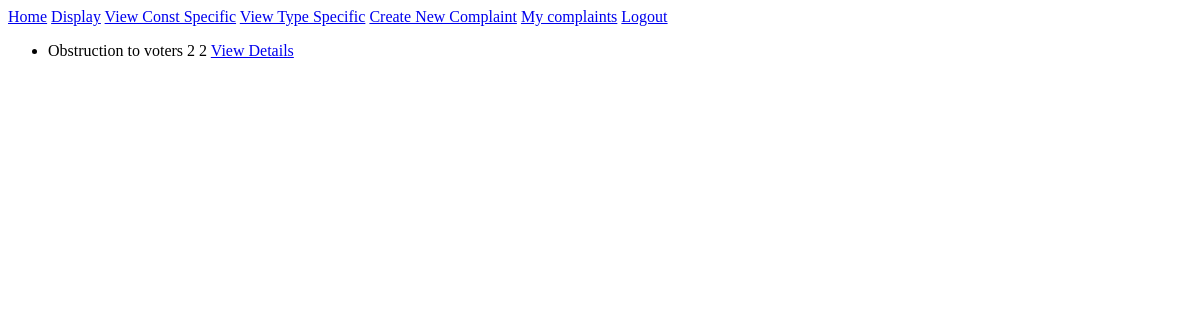
Page /complaints/by/ABC1234567 (signed in) on the earlier database version.
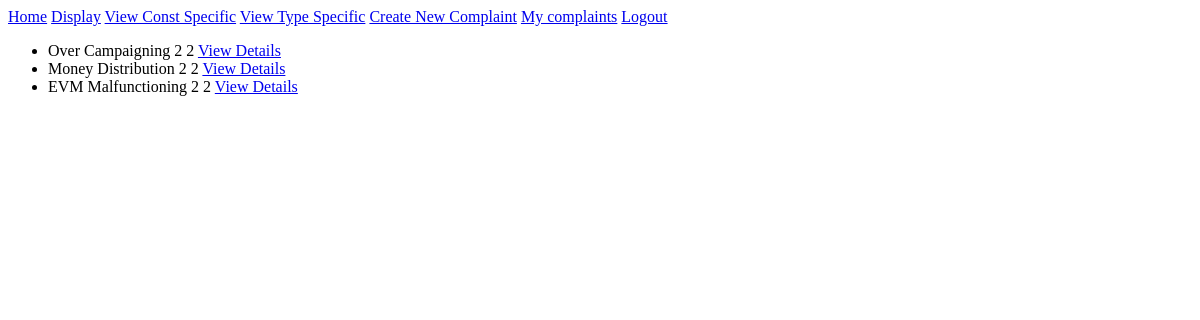
Same page on the later database version.
### complaints/models.py (models this page shows, shortened)
class Complaint(models.Model):
    user = models.ForeignKey(
        User, related_name='complaints', on_delete=models.CASCADE)
    COMPLAINT_CHOICES = []
    type_list = [u['type'] for u in acc_models.ComplaintType.objects.all().values('type')]
    for temp in type_list:
        COMPLAINT_CHOICES.append((temp,temp))
    choice = models.CharField(
        max_length=50, choices=COMPLAINT_CHOICES, blank=False)
    description = models.TextField(blank=True)
    file_upload = models.FileField(
        upload_to='files', blank=True)
    file_upload1 = models.FileField(
        upload_to='files', blank=True)
    file_upload2 = models.FileField(
        upload_to='files', blank=True)
    file_upload3 = models.FileField(
        upload_to='files', blank=True)
    file_upload4 = models.FileField(
        upload_to='files', blank=True)
    file_upload5 = models.FileField(
        upload_to='files', blank=True)
    created_at = models.DateTimeField(auto_now=True)
    viewed_complaint = models.BooleanField(default=False)
    class Meta():
        ordering = ['created_at']
        unique_together = ["user", "choice"]

### accounts/models.py (models this page shows, shortened)
class Voter(models.Model):
    user = models.OneToOneField(
        User, related_name="voter_details", on_delete=models.CASCADE)
    phone_num = models.PositiveIntegerField()
    cons_no = models.PositiveIntegerField(blank=False)
    booth_no = models.PositiveIntegerField(blank=False)

### complaints/views.py (the view)
# urls.py: path('by/<slug:username>', views.UserComplaints.as_view(), name='user_complaints'),
class UserComplaints(LoginRequiredMixin, generic.ListView):
    model = models.Complaint
    template_name = "complaint/user_complaint_list.html"
    def get_queryset(self):
        try:
            self.complaint_user = User.objects.prefetch_related(
                "complaints").get(username__iexact=self.kwargs.get("username"))
        except User.DoesNotExist:
            raise Http404
        else:
            return self.complaint_user.complaints.all()
    def get_context_data(self, **kwargs):
        context = super().get_context_data(**kwargs)
        context["complaint_user"] = self.complaint_user
        return context

### accounts/context_processors.py (called while the page is built)
def GovList(request):
    id_list = [u['user'] for u in acc_models.GovUser.objects.all().values('user')]
    govname_list=[]
    for num in id_list:
        temp = User.objects.get(id__iexact = num)
        temp_name = temp.username
        govname_list.append(temp_name)
    return {'govname_list':govname_list}

### complaints/templates/complaint/user_complaint_list.html
{% extends "complaint/complaint_base.html" %}
{% block complaint_content %}
    <ul>
        {% for com in complaint_list %}
        <li>
            {{com.choice}}
            {{com.user.voter_details.cons_no}}
            {{com.user.voter_details.booth_no}}
            <a href="{% url 'complaints:single' pk=com.pk %}">View Details</a>
        </li>
        {% endfor %}
    </ul>
{% endblock %}

Differences in the rows shown:
removed Complaint: choice "Obstruction to voters", user.voter_details.cons_no "2", user.voter_details.booth_no "2"
added Complaint: choice "Over Campaigning", user.voter_details.cons_no "2", user.voter_details.booth_no "2"
added Complaint: choice "Money Distribution", user.voter_details.cons_no "2", user.voter_details.booth_no "2"
added Complaint: choice "EVM Malfunctioning", user.voter_details.cons_no "2", user.voter_details.booth_no "2"
